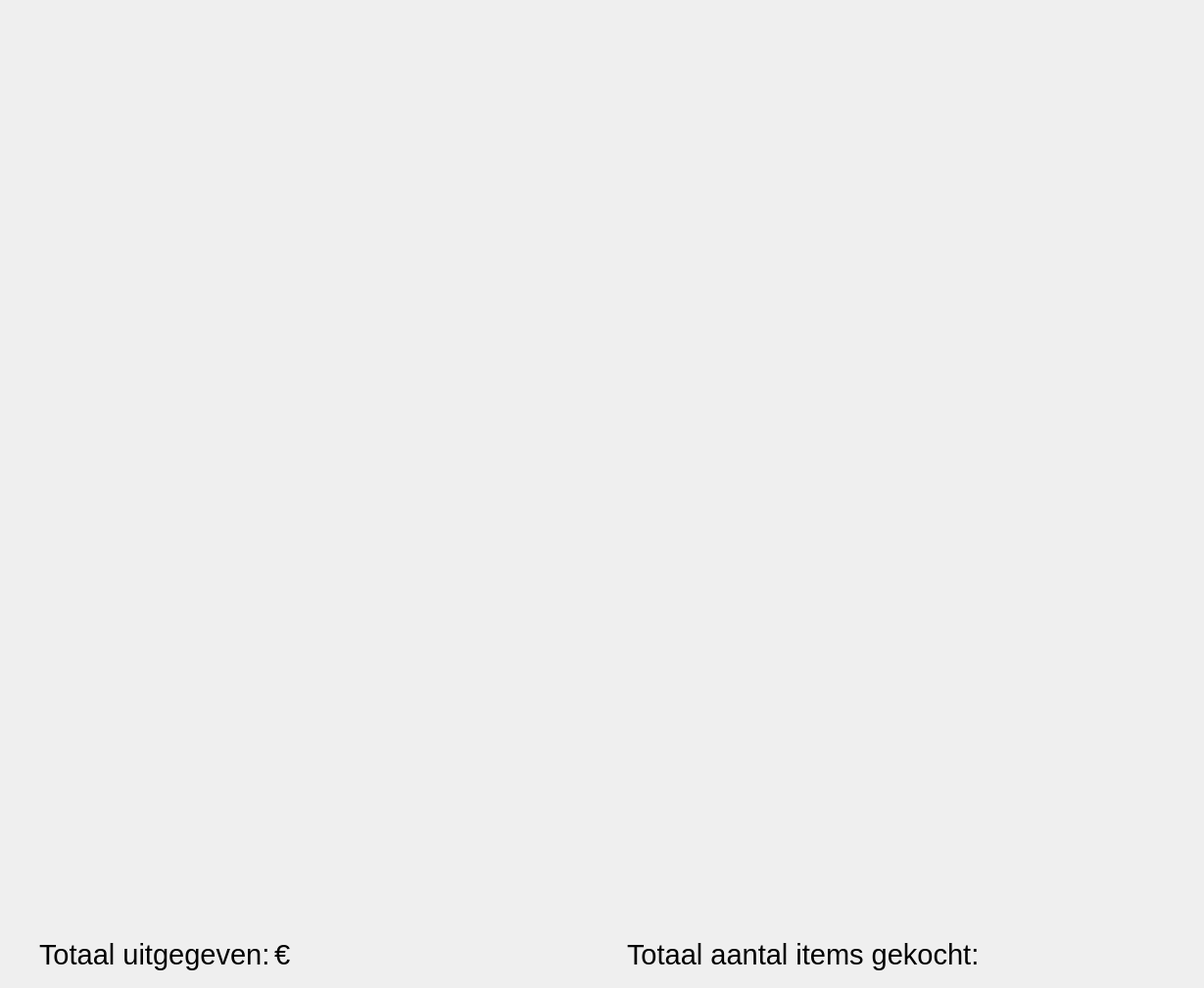
      <widget class="QWidget" name="stat_page">
       <widget class="QWidget" name="stat_widget" native="true">
        <property name="geometry">
         <rect>
          <x>40</x>
          <y>20</y>
          <width>1180</width>
          <height>875</height>
         </rect>
        </property>
       </widget>
       <widget class="QLabel" name="lbl_spend">
        <property name="geometry">
         <rect>
          <x>40</x>
          <y>950</y>
          <width>240</width>
          <height>50</height>
         </rect>
        </property>
        <property name="font">
         <font>
          <pointsize>22</pointsize>
         </font>
        </property>
        <property name="text">
         <string>Totaal uitgegeven:</string>
        </property>
       </widget>
       <widget class="QLabel" name="lbl_bought">
        <property name="geometry">
         <rect>
          <x>640</x>
          <y>950</y>
          <width>360</width>
          <height>50</height>
         </rect>
        </property>
        <property name="font">
         <font>
          <pointsize>22</pointsize>
         </font>
        </property>
        <property name="text">
         <string>Totaal aantal items gekocht:</string>
        </property>
       </widget>
       <widget class="QLabel" name="euroteken_8">
        <property name="geometry">
         <rect>
          <x>280</x>
          <y>950</y>
          <width>20</width>
          <height>50</height>
         </rect>
        </property>
        <property name="font">
         <font>
          <pointsize>22</pointsize>
         </font>
        </property>
        <property name="text">
         <string>€</string>
        </property>
        <property name="alignment">
         <set>Qt::AlignLeading|Qt::AlignLeft|Qt::AlignVCenter</set>
        </property>
       </widget>
       <widget class="QLabel" name="fld_spend">
        <property name="geometry">
         <rect>
          <x>300</x>
          <y>950</y>
          <width>225</width>
          <height>50</height>
         </rect>
        </property>
        <property name="font">
         <font>
          <pointsize>22</pointsize>
         </font>
        </property>
        <property name="text">
         <string/>
        </property>
       </widget>
       <widget class="QLabel" name="fld_bought">
        <property name="geometry">
         <rect>
          <x>1000</x>
          <y>950</y>
          <width>220</width>
          <height>50</height>
         </rect>
        </property>
        <property name="font">
         <font>
          <pointsize>22</pointsize>
         </font>
        </property>
        <property name="text">
         <string/>
        </property>
       </widget>
      </widget>
